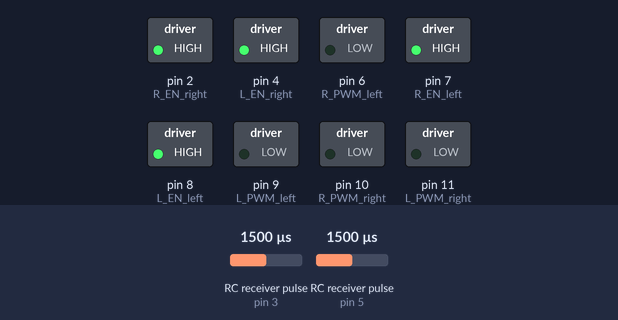
This program was run on a simulated Arduino Uno, built with avr-gcc and run on an emulated ATmega328P. Parts: switched loads named in the program (green lamp = pin HIGH). Wiring (inferred from the names in the program): 2 × RC receiver channel: data pin 3 / data pin 5. The test bench sets the inputs (shaded band); at power-on: RC receiver pulse (sensors on pin 3, pin 5) 1500 µs. What the program prints to the serial monitor is not drawn.

Above: at 0.1 s.
Timing chart, 0 to 1.6 s (numbered marks = the images above):
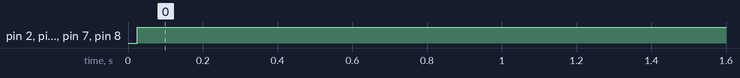

The program:

main.cpp
```cpp
//YouTube|Tech at Home

//Receiver signal pins
double ch1_pin = 3;  //PWM pin
double ch2_pin = 5;  //PWM pin

//Right motor driver pins
int R_EN_right = 2;
int L_EN_right = 4;
int R_PWM_right = 10; //PWM pin
int L_PWM_right = 11; //PWM pin

//Left motor driver pins
int R_EN_left = 7;
int L_EN_left = 8;
int R_PWM_left = 6; //PWM pin
int L_PWM_left = 9; //PWM pin

// ---**---   Rx threshold values - Update based on your TX values
//FWD
int Ch1Ch2_start_Fwd = 1510;
int Ch1Ch2_End_Fwd = 2000;
//BACK
int Ch1Ch2_start_Bac = 1410;
int Ch1Ch2_End_Bac = 970;

// ---------***---------------***----------

void setup()
{
  Serial.begin(9600);
  pinMode(3,INPUT);
  pinMode(5,INPUT);
  pinMode(2,OUTPUT);
  pinMode(4,OUTPUT);
  pinMode(6,OUTPUT);
  pinMode(9,OUTPUT);
  pinMode(7,OUTPUT);
  pinMode(8,OUTPUT);
  pinMode(10,OUTPUT);
  pinMode(11,OUTPUT);
}

void loop()
{
//Receiver signal pins data
double ch1 = pulseIn(3,HIGH);
double ch2 = pulseIn(5,HIGH);

Serial.print("ch1: ");
Serial.println(ch1);
Serial.print("\t");
Serial.print("ch2: ");
Serial.print(ch2);
Serial.println("");

//Speed mapping for right motor driver
int spdFwd_RightLeft = map(ch1, Ch1Ch2_start_Fwd, Ch1Ch2_End_Fwd, 0, 255);
int spdBac_RightLeft = map(ch1, Ch1Ch2_start_Bac, Ch1Ch2_End_Bac, 0, 255);

digitalWrite(R_EN_right, HIGH);
digitalWrite(L_EN_right, HIGH);
digitalWrite(R_EN_left, HIGH);
digitalWrite(L_EN_left, HIGH);

if((ch1==0)&&(ch2==0))
{
analogWrite(R_PWM_right,0);
analogWrite(L_PWM_right,0);
analogWrite(R_PWM_left,0);
analogWrite(L_PWM_left,0);
}
//FWD
else if((ch1>Ch1Ch2_start_Fwd)&&(ch2>Ch1Ch2_start_Fwd))
{
analogWrite(R_PWM_right,spdFwd_RightLeft);
analogWrite(L_PWM_right,0);
analogWrite(R_PWM_left,spdFwd_RightLeft);
analogWrite(L_PWM_left,0);
}
//RIGHT
else if((ch1>Ch1Ch2_start_Fwd)&&(ch2<Ch1Ch2_start_Bac))
{
analogWrite(R_PWM_right,0);
analogWrite(L_PWM_right,spdFwd_RightLeft);
analogWrite(R_PWM_left,spdFwd_RightLeft);
analogWrite(L_PWM_left,0);
}
//LEFT
else if((ch1<Ch1Ch2_start_Bac)&&(ch2>Ch1Ch2_start_Fwd))
{
analogWrite(R_PWM_right,spdBac_RightLeft);
analogWrite(L_PWM_right,0);
analogWrite(R_PWM_left,0);
analogWrite(L_PWM_left,spdBac_RightLeft);
}
//BACK
else if((ch1<Ch1Ch2_start_Bac)&&(ch2<Ch1Ch2_start_Bac))
{
analogWrite(R_PWM_right,0);
analogWrite(L_PWM_right,spdBac_RightLeft);
analogWrite(R_PWM_left,0);
analogWrite(L_PWM_left,spdBac_RightLeft);
}
else
{
analogWrite(R_PWM_right,0);
analogWrite(L_PWM_right,0);
analogWrite(R_PWM_left,0);
analogWrite(L_PWM_left,0);
}

}
```

Measured:
- by itself, pin 2 (R_EN_right), pin 4 (L_EN_right), pin 7 (R_EN_left), pin 8 (L_EN_left): LOW → HIGH at 0.02 s
